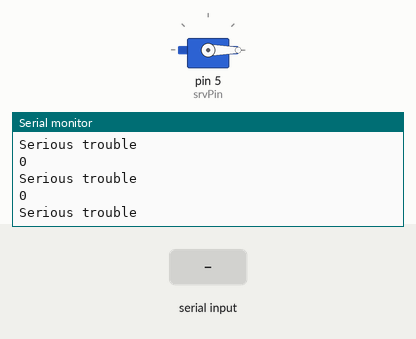
This sketch was run on a simulated Arduino Uno, built with avr-gcc and run on an emulated ATmega328P. Shown: servo, the last lines printed to the serial monitor. The inputs (shaded band) are chosen by the test bench.

Above: at 1.2 s.
1.3 s: "F" received over Serial
At 1.34 s:
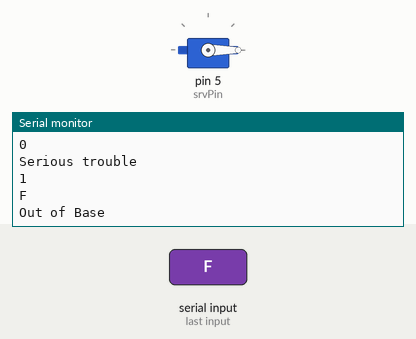
2.8 s: "B" received over Serial
At 2.85 s:
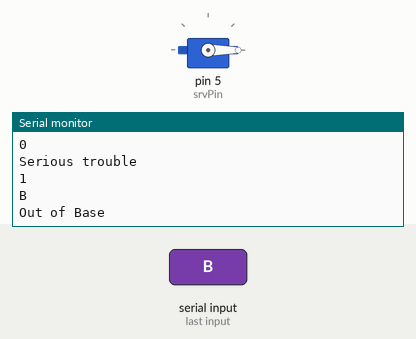

Measured:
- after the input at 1.3 s, the serial monitor: prints a new line at once (image 1)
- after the input at 2.8 s, the serial monitor: prints a new line at once (image 2)

The sketch:

Blutooth_first.ino
```cpp
#include<Servo.h>
Servo srv;
const int srvPin = 5;
int  flag = 0, pos = 0;
char state = '0';

void setup() {
   Serial.begin(9600);
   srv.attach(srvPin);
   srv.write(0);
   delay(20);
  }

void loop() {

  Serial.println(Serial.available());
    if(Serial.available()> 0)
    {
     state = Serial.read();
     Serial.println(state);

     if(state == 'F'){
          if(pos < 171){
            srv.write(pos-=9);
          }
     }
     else if(state == 'B'){
          if(pos > 10){
            srv.write(pos-=9);
          }
     }
    Serial.println("Out of Base");
    }
    else
    {
      Serial.println("Serious trouble");
    }
    delay(50);
}
```
